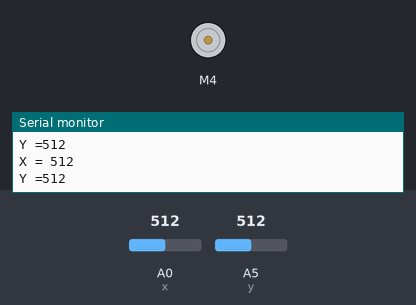
A sketch run on a simulated Arduino Uno, built with avr-gcc and run on an emulated ATmega328P. Parts: DC motor (green arrow = forward, orange = backward, longer = faster), the last lines printed to the serial monitor. The inputs (shaded band) are chosen by the test bench; at power-on: A5 (y) = 512, A0 (x) = 512.

Above: at 1.2 s.
1.3 s: A5 (y) set to 535
2.8 s: A5 (y) set to 568
At 3.3 s:
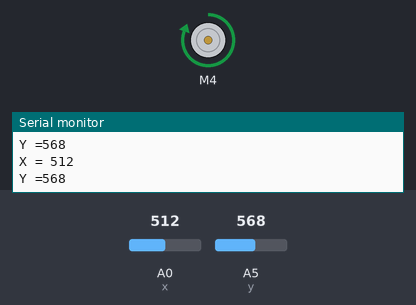
4.4 s: A5 (y) set to 440
At 4.9 s:
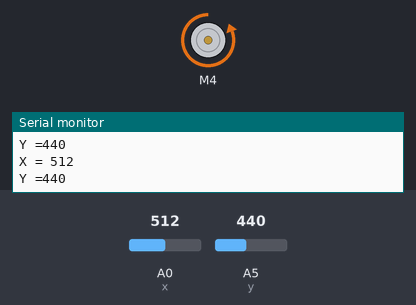
6.0 s: A5 (y) set to 462
At 6.5 s:
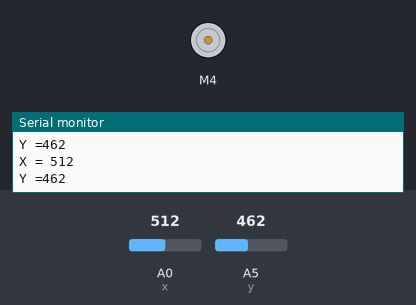
7.6 s: A5 (y) set to 560
At 8.1 s:
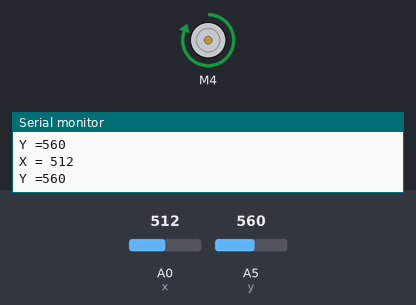
Timing chart, 0 to 10.2 s (numbered marks = the images above; inputs shaded):
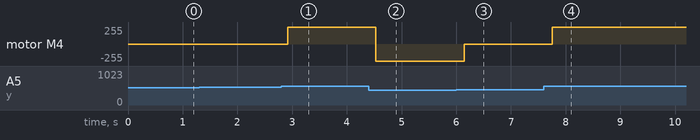

Measured:
- the behaviour switches between 549 and 550 on A5 (y) (found by bisection; images 0 and 1)
- the behaviour switches between 450 and 451 on A5 (y) (found by bisection; images 2 and 3)
- after the input at 2.8 s, motor M4: stopped → forward 255/255 after 0.12 s
- after the input at 4.4 s, motor M4: forward 255/255 → backward 255/255 after 0.13 s
- after the input at 6.0 s, motor M4: backward 255/255 → stopped after 0.14 s
- after the input at 7.6 s, motor M4: stopped → forward 255/255 after 0.15 s

The sketch:

joystick.ino
```cpp
#include <AFMotor.h>
char val;
AF_DCMotor motor4(4, MOTOR12_64KHZ); //Jadikan motor kiri, 642hHZ
AF_DCMotor motor3(3, MOTOR12_64KHZ); //Jadikan motor kiri, 642hHZ
#define x A0
#define y A5
void setup() {
Serial.begin(9600);
}

void loop() {
  // Baca nilai dari joystick
  int xAxis = analogRead(x);
  Serial.print("X = ");
    Serial.println (xAxis);
  int yAxis = analogRead(y);
  Serial.print("Y =");
    Serial.println (yAxis);
delay(100);
if (yAxis <= 450) {
 motor4.setSpeed(255);
  motor4.run(BACKWARD); //Motor kanan maju
  // Tambahkan delay untuk menghindari pengiriman data terlalu cepat
}
else if (yAxis >= 550) {
 motor4.setSpeed(255);
  motor4.run(FORWARD); //Motor kanan maju
}
else{
 motor4.setSpeed(255);
  motor4.run(RELEASE); //Motor kanan maju
}
}
```
